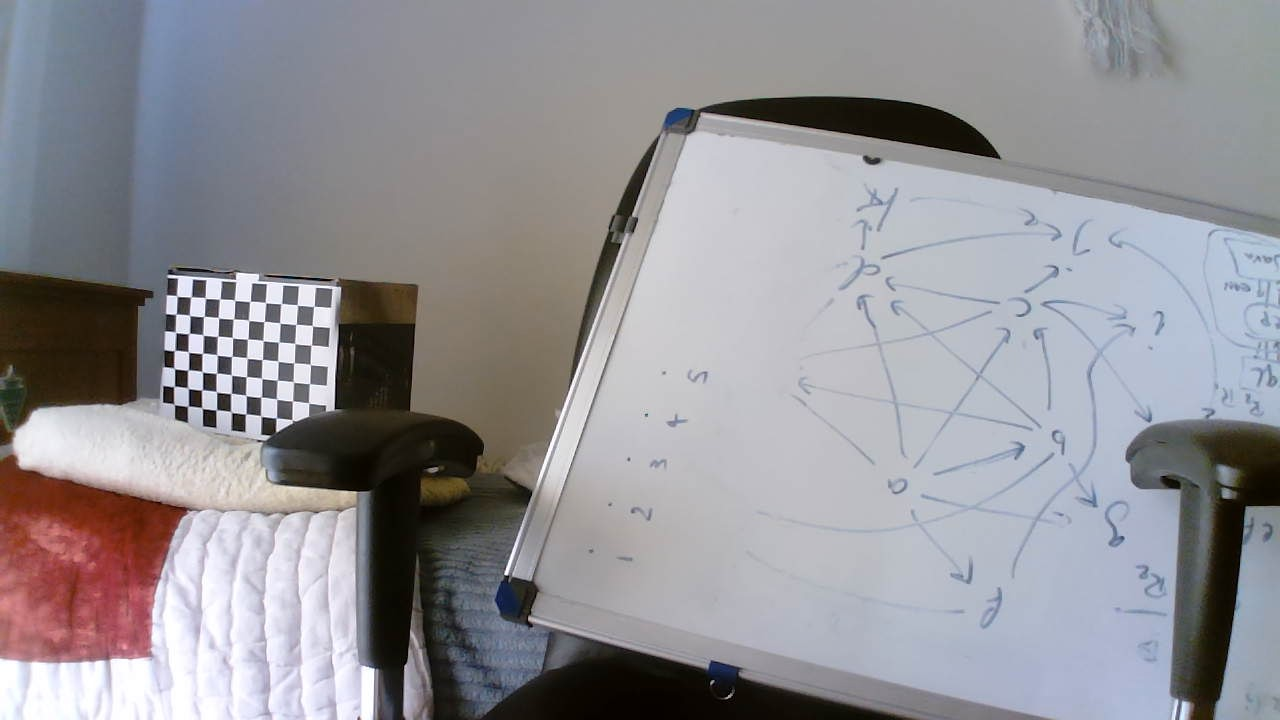
#> input picture Jupyter/cam1_points.jpg, 1280 x 720 px
$ jupyter execute --allow-errors point_matching.ipynb
#> lines starting #> are read from the running program, lines starting #| are printed output that depends on the picture
## This notebook is for improving the measurement accuracy of the stereo vision algorithm and camera calibration

[cell 1]
import os
import matplotlib.pyplot as plt
import pickle

[cell 2]
import pickle as pkl
import cv2
import numpy as np

class calibrator:

    def __init__(self, calibration_data:str):
        with open(calibration_data,'rb') as f:
            self.ret, self.mtx, self.dist, self.rvecs, self.tvecs, self.w, self.h= pkl.load(f)
            self.newcameramtx, self.roi = cv2.getOptimalNewCameraMatrix(self.mtx, self.dist, (self.w,self.h), 1, (self.w,self.h))

    def undistort(self, img:np.ndarray)->np.ndarray:
        dst = cv2.undistort(img, self.mtx, self.dist, None, self.newcameramtx)
        x, y, w, h = self.roi
        return dst[y:y+h, x:x+w]

#> (a cell that did not finish here is left out)

[cell 4]
images = [cv2.imread("./cam1_points.jpg"), cv2.imread("./cam2_points.jpg")]
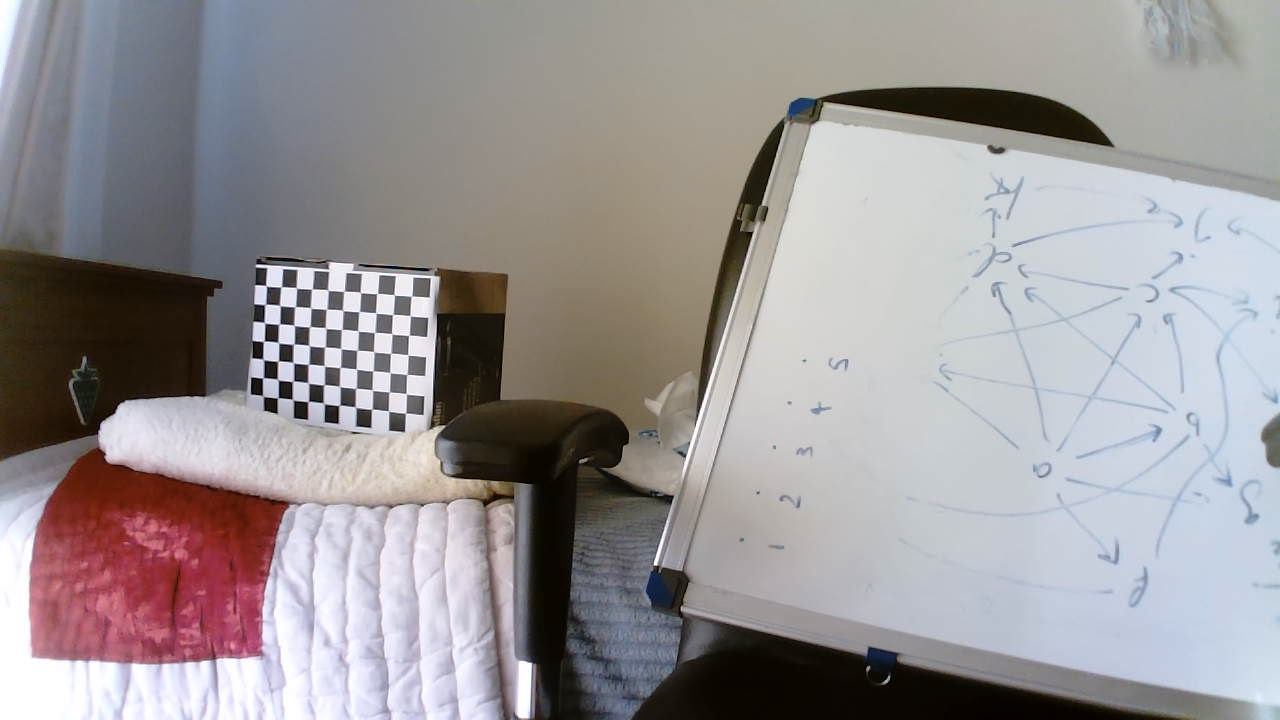
#> input picture Jupyter/cam2_points.jpg, 1280 x 720 px
#> (the rest of this cell did not finish here and is left out)

#> (a cell that did not finish here is left out)

[cell 6]
cam1_points = [(576, 480),(592 ,442),(608, 404), (624, 365) ,(640, 327)] # without subpixel correction
cam2_points = [(706, 438),(719 ,400),(732, 363), (745, 328) ,(757, 295)] # without subpixel correction

[cell 7]
cam1_points = [(521, 421),(535 ,386),(550, 352), (563, 319) ,(577, 287)]
#> (the rest of this cell did not finish here and is left out)

[cell 8]
cam2_points = [(710, 479),(724 ,437),(738, 397), (752, 359) ,(765, 322)]
#> (the rest of this cell did not finish here and is left out)

[cell 9]
zpoints_1 = [(710, 479),(724 ,437),(738, 397), (752, 359) ,(765, 322)]
#> (the rest of this cell did not finish here and is left out)

[cell 10]
def dist(p1, p2):
    dx = (p1[0] - p2[0]) ** 2
    dy = (p1[1] - p2[1]) ** 2
    dz = (p1[2] - p2[2]) ** 2
    return (dx + dy + dz) ** 0.5

def get_error(arr):
    mean = sum(arr) / len(arr)
    summ = 0
    for x in arr:
        summ+=(x-mean)**2
    return (summ/len(arr))**0.5 / mean

[cell 11]
a = [4, 8, 12]
b = [2, 4, 6]
print(get_error(b))
print(get_error(a))

[cell 12]
x_plt = []
y_plt = []

for disparity_shift in range(-100, 100):
    f = 1
    l = len(cam1_points)
    baseline = 9
    pos3d = []
    disparity_zero = False
    for i in range(l):
        disparity = abs(cam1_points[i][0] - cam2_points[i][0] + disparity_shift)
        if disparity == 0:
            disparity_zero = True
            break
        z = (baseline * f) / disparity
        x = cam1_points[i][0] * baseline / disparity
        y = x / cam1_points[i][0] * (cam1_points[i][1] + cam2_points[i][1]) / 2
        pos3d.append((x, y, z))

    if disparity_zero:
        continue

    distance3d = []
    for i in range(l-1):
        distance3d.append(dist(pos3d[i], pos3d[i+1]))
    mean_distance = sum(distance3d) / (l - 1)
    distance3d_normalised = [x * 4 / mean_distance for x in distance3d]

    y_plt.append(get_error(distance3d_normalised))
    x_plt.append(disparity_shift)

[cell 13]
import matplotlib.pyplot as plt

plt.figure(dpi = 150)
plt.plot(x_plt, y_plt)
plt.xlabel("S_disparity")
plt.ylabel("Error")
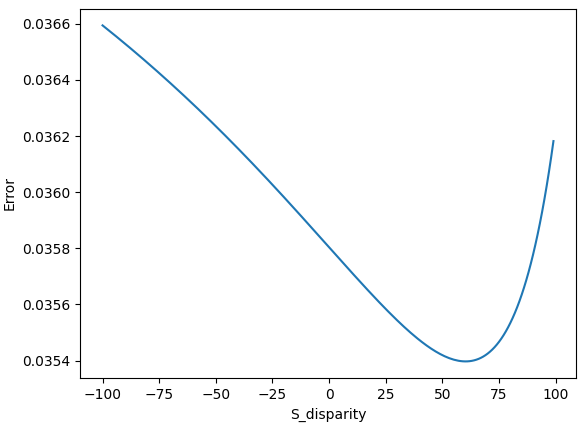
#> figure drawn by matplotlib, 1 panel; curve peaks at x = -100, y = 0.0366

[cell 14]
miny = 100000
miny_index = 0
for i, y in enumerate(y_plt):
    if y < miny:
        miny = y
        miny_index = i

print(f"{miny} for shift = {x_plt[miny_index]}")

[cell 15]
shift_optimum = x_plt[miny_index]
l = len(cam1_points)
f = 1.0157791196778294 # focal point in cm
baseline = 9
pos3d = []
disparity_zero = False
for i in range(l):
    disparity = abs(cam1_points[i][0] - cam2_points[i][0] + disparity_shift)
    if disparity == 0:
        disparity_zero = True
        break
    z = (baseline * f) / disparity
    x = cam1_points[i][0] * baseline / disparity
    y = x / cam1_points[i][0] * (cam1_points[i][1] + cam2_points[i][1]) / 2
    pos3d.append((x, y, z))

distance3d = []
for i in range(l-1):
    distance3d.append(dist(pos3d[i], pos3d[i+1]))
mean_distance = sum(distance3d) / (l - 1)
mean_distance

[cell 16]
zimages = [cv2.imread("cam1_z.jpg"), cv2.imread("cam2_z.jpg")]
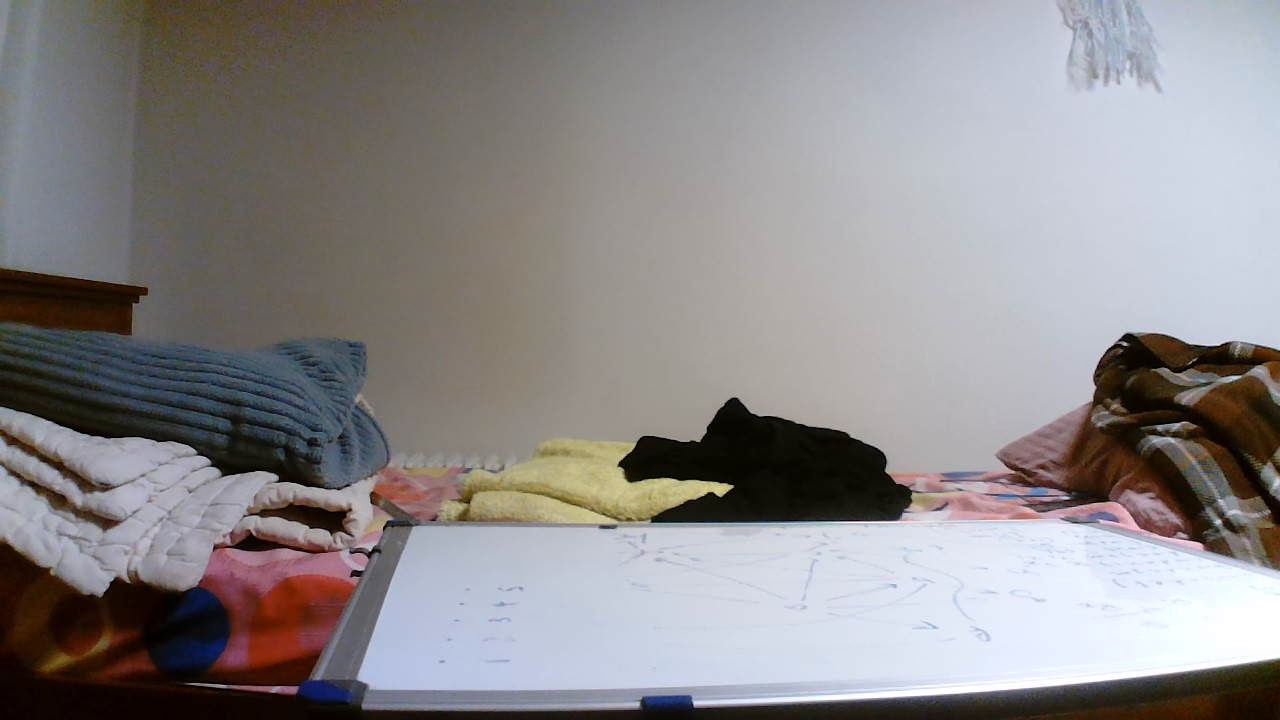
#> input picture Jupyter/cam1_z.jpg, 1280 x 720 px
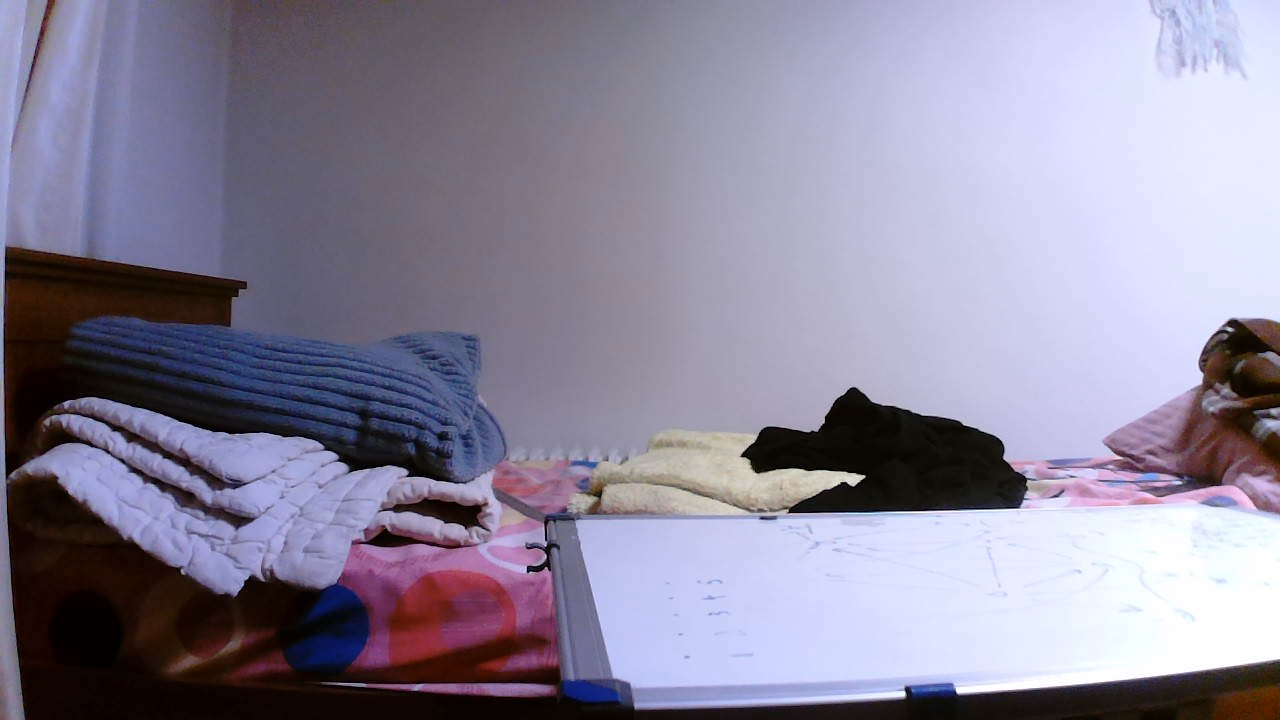
#> input picture Jupyter/cam2_z.jpg, 1280 x 720 px
